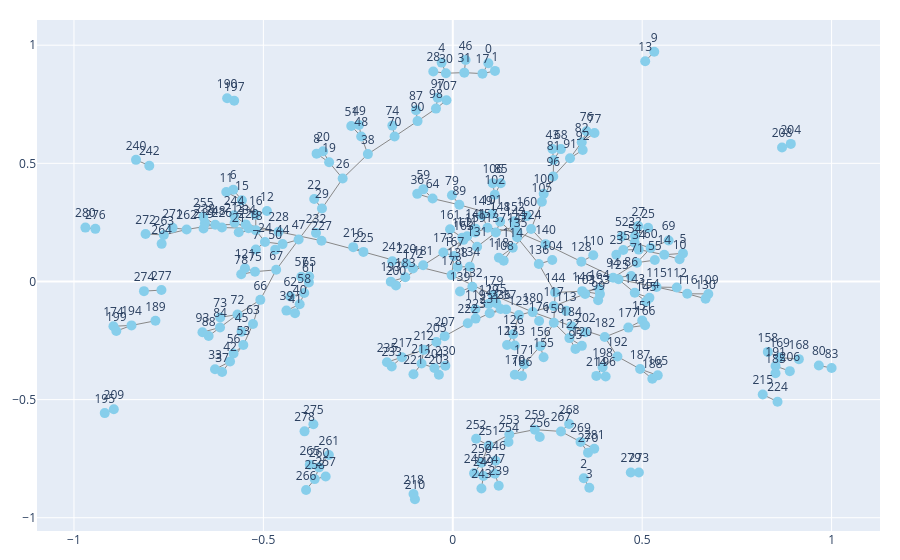

The notebook cell saved with this chart:
### Code cell
import plotly.graph_objects as go

pos = nx.spring_layout(graph)  # layout

# Edge traces
edge_x = []
edge_y = []
for edge in graph.edges():
    x0, y0 = pos[edge[0]]
    x1, y1 = pos[edge[1]]
    edge_x.extend([x0, x1, None])
    edge_y.extend([y0, y1, None])

edge_trace = go.Scatter(x=edge_x, y=edge_y,
                        line=dict(width=1, color='#888'),
                        hoverinfo='none',
                        mode='lines')

# Node traces
node_x = []
node_y = []
for node in graph.nodes():
    x, y = pos[node]
    node_x.append(x)
    node_y.append(y)

node_trace = go.Scatter(x=node_x, y=node_y,
                        mode='markers+text',
                        hoverinfo='text',
                        marker=dict(color='skyblue', size=10),
                        text=[str(n) for n in graph.nodes()],
                        textposition="top center")

# Create figure
fig = go.Figure(data=[edge_trace, node_trace],
                layout=go.Layout(showlegend=False, margin=dict(t=20, b=20, l=20, r=20)))
fig.show()

### Figure 1 — Plotly figure (JSON) as saved in the notebook; plotly's stock layout.template omitted (floating-point values rounded to 4 significant figures; data arrays with more than 128 entries replaced by an {"elided": "..."} marker saying what was removed)
{"data": [{"hoverinfo": "none", "line": {"color": "#888", "width": 1}, "mode": "lines", "type": "scatter", "x": {"elided": "777 float values"}, "y": {"elided": "777 float values"}}, {"hoverinfo": "text", "marker": {"color": "skyblue", "size": 10}, "mode": "markers+text", "text": {"elided": "282 str values"}, "textposition": "top center", "type": "scatter", "x": {"elided": "282 float values"}, "y": {"elided": "282 float values"}}], "layout": {"margin": {"b": 20, "l": 20, "r": 20, "t": 20}, "showlegend": false}}
